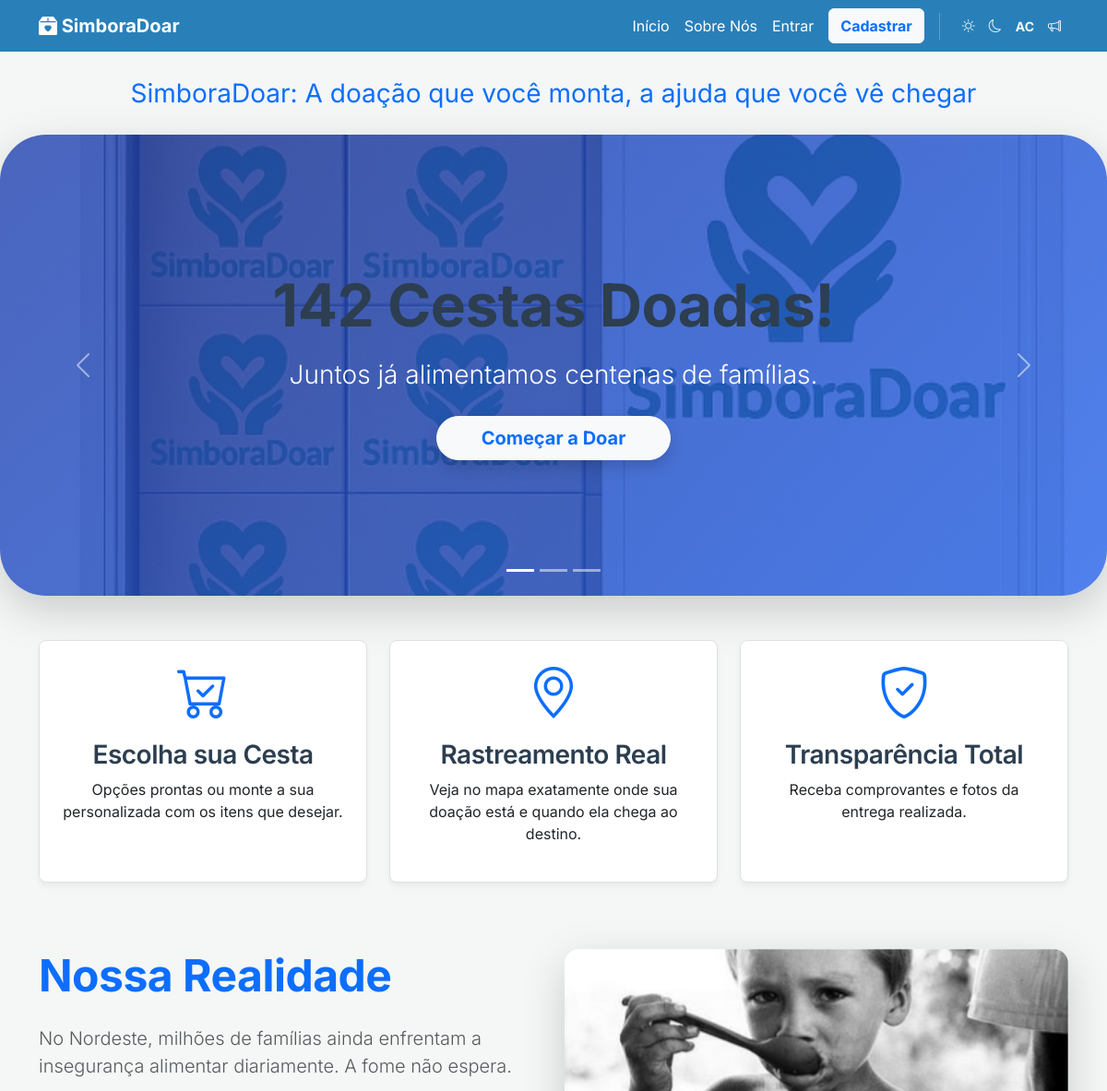
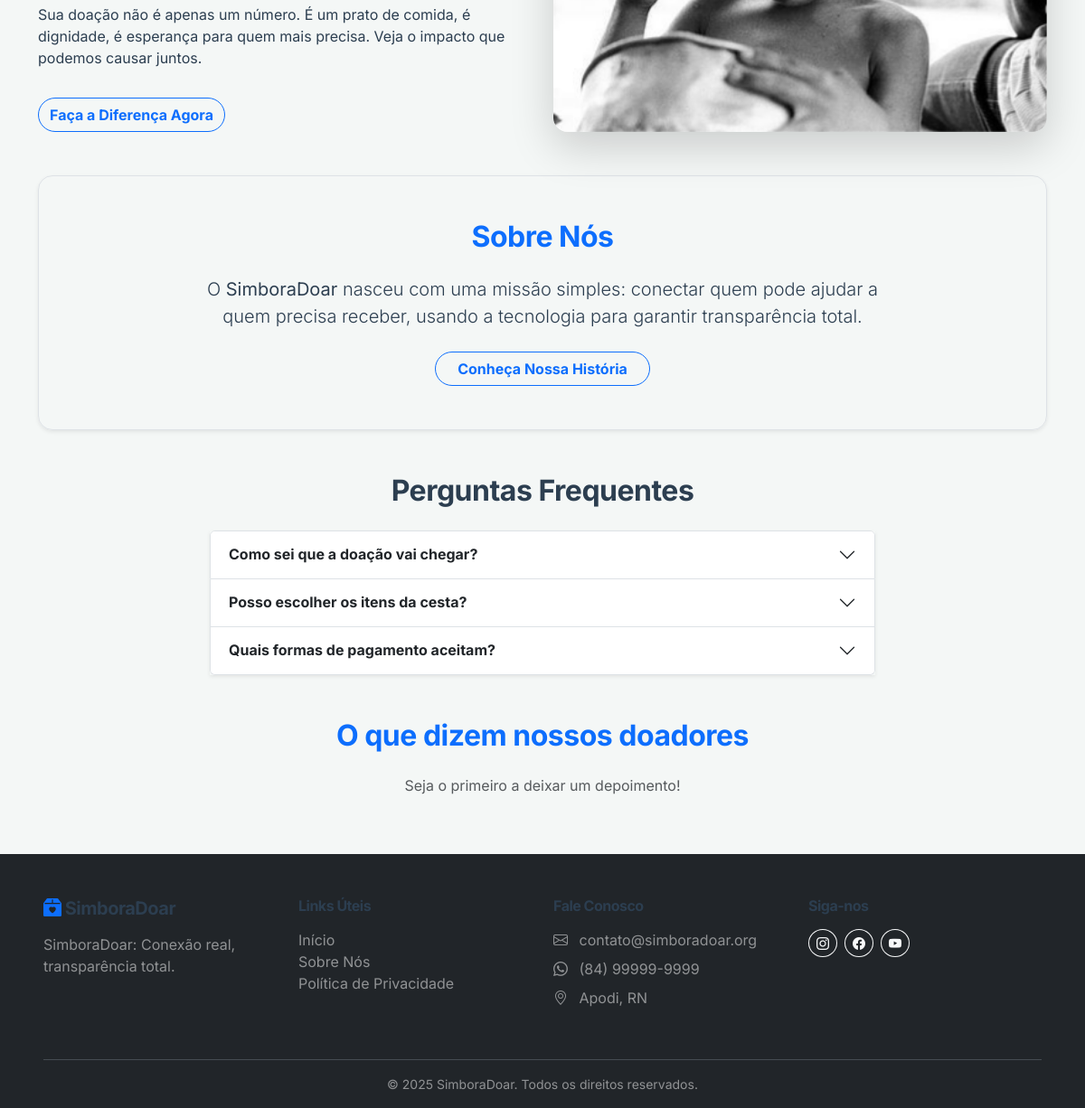
/, run on an earlier commit of the app's database (2 pictures, top to bottom).
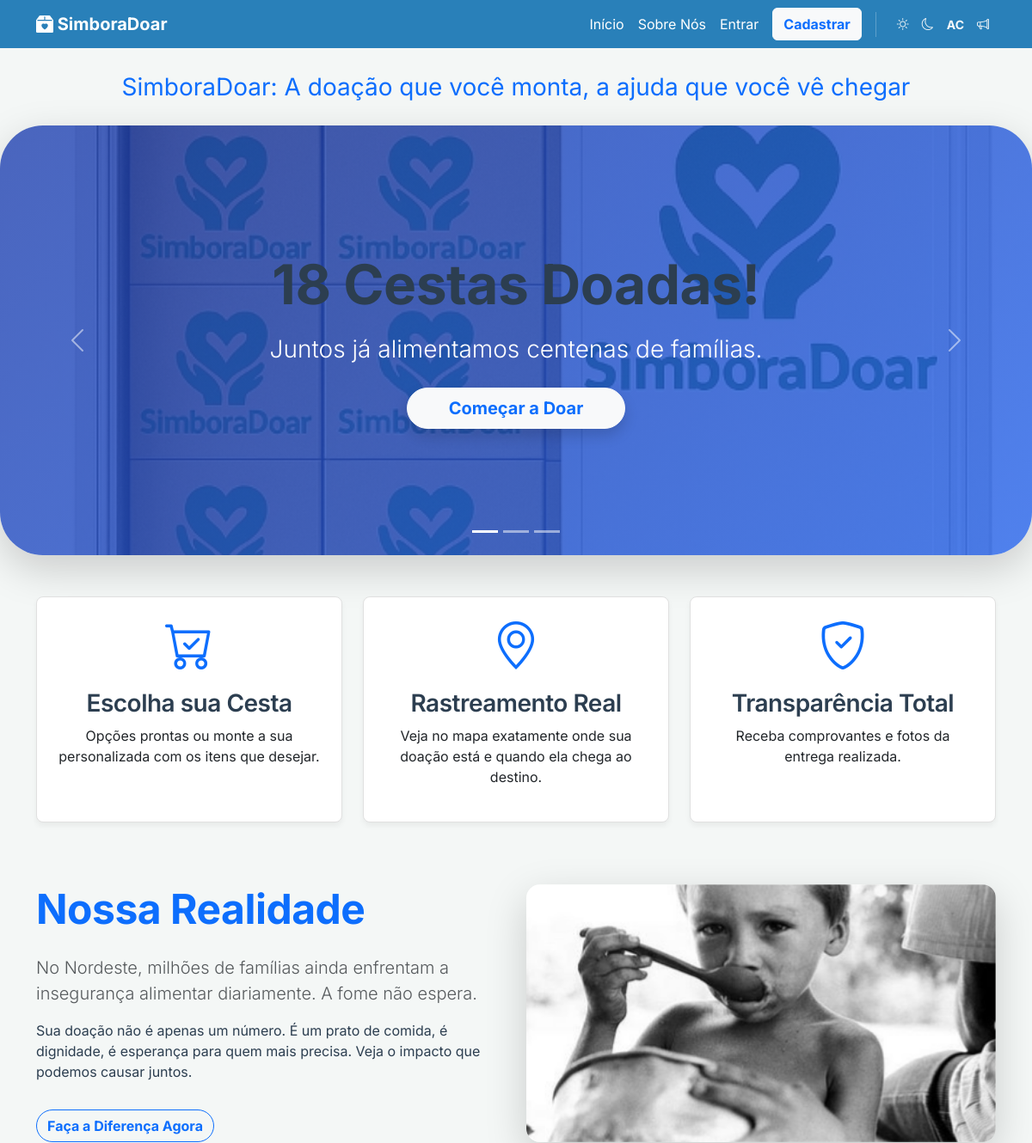
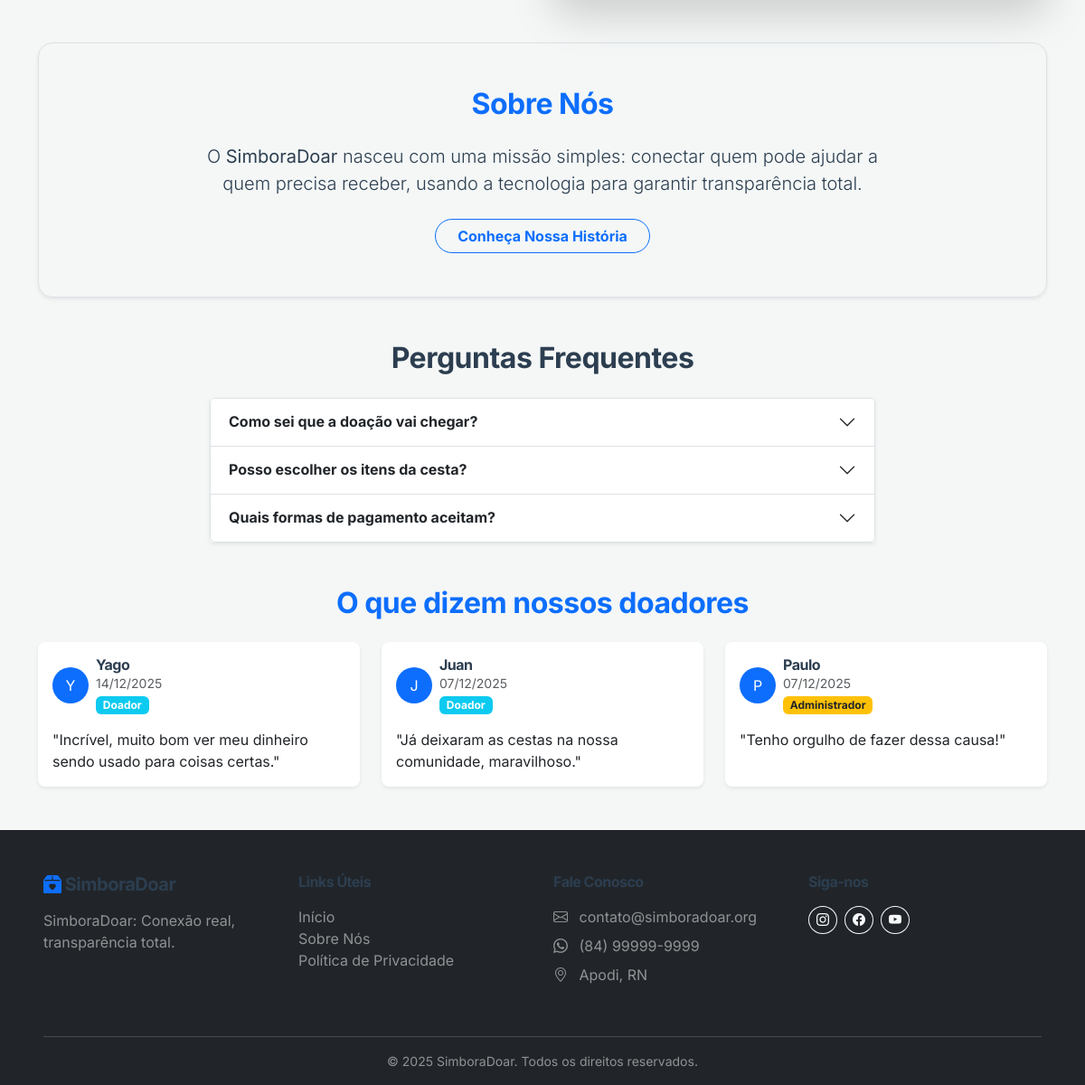
And on a later commit of the database (2 pictures, top to bottom).
### core/models.py (models this page shows, shortened)
class Feedback(models.Model):
    user = models.ForeignKey(User, on_delete=models.CASCADE)
    message = models.TextField(verbose_name="Depoimento")
    created_at = models.DateTimeField(auto_now_add=True)
    class Meta:
        verbose_name = "Depoimento"
        verbose_name_plural = "Depoimentos"
        ordering = ['-created_at']

class User(AbstractUser):
    cpf = models.CharField(max_length=14, unique=True, verbose_name="CPF")
    phone = models.CharField(max_length=15, verbose_name="Telefone")
    REQUIRED_FIELDS = ['email', 'cpf', 'phone']

### core/views.py (the view)
# urls.py: path('', views.index, name='index'),
def index(request):
    if request.method == 'POST' and 'feedback_submit' in request.POST:
        if request.user.is_authenticated:
            feedback_form = FeedbackForm(request.POST)
            if feedback_form.is_valid():
                feedback = feedback_form.save(commit=False)
                feedback.user = request.user
                feedback.save()
                return redirect('index') # Prevent resubmission
        else:
            return redirect('login')
    else:
        feedback_form = FeedbackForm()
    total_donations = Donation.objects.filter(status__in=['PAID', 'DELIVERED']).count()
    display_count = total_donations if total_donations > 0 else 142
    feedbacks = Feedback.objects.all()[:6] # Show 6 latest
    context = {
        'total_donations': display_count,
        'feedbacks': feedbacks,
        'feedback_form': feedback_form
    }
    return render(request, 'core/index.html', context)

### templates/core/index.html (shortened to what this page needs)
{% extends 'base.html' %}
{% load static %}
{% block content %}
<div class="container text-center mt-4">
    <p class="lead mb-4 fs-3 text-primary"><strong>SimboraDoar: A doação que você monta, a ajuda que você vê
            chegar</strong></p>
</div>
<div id="heroCarousel" class="carousel slide mb-5 shadow-lg" data-bs-ride="carousel"
    style="border-radius: 50px; overflow: hidden;">
    <div class="carousel-indicators">
        <button type="button" data-bs-target="#heroCarousel" data-bs-slide-to="0" class="active"></button>
        <button type="button" data-bs-target="#heroCarousel" data-bs-slide-to="1"></button>
        <button type="button" data-bs-target="#heroCarousel" data-bs-slide-to="2"></button>
    </div>
    <div class="carousel-inner">
        <div class="carousel-item active">
            <div class="position-relative d-flex align-items-center justify-content-center text-center overflow-hidden"
                style="height: 500px;">
                <div class="position-absolute w-100 h-100" style="background-image: url(&quot;{% static 'img/impact_background.jpg' %}&quot;);
                            background-size: cover;
                            background-position: center;
                            transform: scale(1.1);
                            z-index: 0;">
                </div>
                <div class="position-absolute w-100 h-100"
                    style="background: linear-gradient(135deg, rgba(30, 64, 175, 0.8) 0%, rgba(37, 99, 235, 0.8) 100%); z-index: 1;">
                </div>
                <div class="container text-white position-relative" style="z-index: 2;">
                    <h1 class="display-3 fw-bold mb-3">{{ total_donations }} Cestas Doadas!</h1>
                    <p class="lead mb-4 fs-3">Juntos já alimentamos centenas de famílias.</p>
                    {% if not user.is_authenticated %}
                    <a href="{% url 'register' %}"
                        class="btn btn-light btn-lg fw-bold text-primary shadow px-5 rounded-pill">Começar
                        a Doar</a>
                    {% else %}
                    <a href="{% url 'donate_options' %}"
                        class="btn btn-light btn-lg fw-bold text-primary shadow px-5 rounded-pill">Nova
                        Doação</a>
                    {% endif %}
                </div>
            </div>
        </div>
    </div>
    <button class="carousel-control-prev" type="button" data-bs-target="#heroCarousel" data-bs-slide="prev"
        style="z-index: 10;">
        <span class="carousel-control-prev-icon" aria-hidden="true"></span>
    </button>
    <button class="carousel-control-next" type="button" data-bs-target="#heroCarousel" data-bs-slide="next"
        style="z-index: 10;">
        <span class="carousel-control-next-icon" aria-hidden="true"></span>
    </button>
</div>
<div class="container">
    <div class="row text-center">
        <div class="col-md-4 mb-4">
            <div class="card h-100 p-4 text-center">
                <div class="display-4 text-primary mb-3"><i class="bi bi-cart-check"></i></div>
                <h3>Escolha sua Cesta</h3>
                <p>Opções prontas ou monte a sua personalizada com os itens que desejar.</p>
            </div>
        </div>
        <div class="col-md-4 mb-4">
            <div class="card h-100 p-4 text-center">
                <div class="display-4 text-primary mb-3"><i class="bi bi-geo-alt"></i></div>
                <h3>Rastreamento Real</h3>
                <p>Veja no mapa exatamente onde sua doação está e quando ela chega ao destino.</p>
            </div>
        </div>
        <div class="col-md-4 mb-4">
            <div class="card h-100 p-4 text-center">
                <div class="display-4 text-primary mb-3"><i class="bi bi-shield-check"></i></div>
                <h3>Transparência Total</h3>
                <p>Receba comprovantes e fotos da entrega realizada.</p>
            </div>
        </div>
    </div>
</div>
<div class="container mb-5">
    <div class="row mt-5 mb-5 align-items-center">
        <div class="col-lg-6">
            <h2 class="display-5 fw-bold text-primary mb-4">Nossa Realidade</h2>
            <p class="lead text-muted">No Nordeste, milhões de famílias ainda enfrentam a insegurança
                alimentar diariamente.
                A fome não espera.</p>
            <p>Sua doação não é apenas um número. É um prato de comida, é dignidade, é esperança para
                quem
                mais precisa.
                Veja o impacto que podemos causar juntos.</p>
            {% if user.is_authenticated %}
            <a href="{% url 'donate_options' %}" class="btn btn-outline-primary rounded-pill fw-bold mt-3">Faça a
                Diferença
                Agora</a>
            {% else %}
            <a href="{% url 'register' %}" class="btn btn-outline-primary rounded-pill fw-bold mt-3">Faça a
                Diferença Agora</a>
            {% endif %}
        </div>
        <div class="col-lg-6">
            <div id="realityCarousel" class="carousel slide shadow-lg rounded-4 overflow-hidden"
                data-bs-ride="carousel">
                <div class="carousel-inner">
                    <div class="carousel-item active">
                        <img src="{% static 'img/reality_1.png' %}" class="d-block w-100" alt="Realidade 1"
                            style="height: 300px; object-fit: cover;">
                    </div>
                </div>
            </div>
        </div>
    </div>
    <div class="p-5 mb-5 rounded-4 shadow-sm text-center border">
        <h2 class="fw-bold mb-4 text-primary">Sobre Nós</h2>
        <p class="lead mx-auto mb-4" style="max-width: 800px;">
            O <strong>SimboraDoar</strong> nasceu com uma missão simples: conectar quem pode ajudar a quem precisa
            receber, usando a tecnologia para garantir transparência total.
        </p>
        <a href="{% url 'about' %}" class="btn btn-outline-primary rounded-pill px-4 fw-bold">Conheça Nossa História</a>
    </div>
    <div class="row justify-content-center mb-5">
        <div class="col-lg-8">
            <h2 class="text-center fw-bold mb-4">Perguntas Frequentes</h2>
            <div class="accordion shadow-sm" id="faqAccordion">
                <div class="accordion-item">
                    <h2 class="accordion-header" id="headingOne">
                        <button class="accordion-button collapsed fw-bold" type="button" data-bs-toggle="collapse"
                            data-bs-target="#collapseOne">
                            Como sei que a doação vai chegar?
                        </button>
                    </h2>
                </div>
                <div class="accordion-item">
                    <h2 class="accordion-header" id="headingTwo">
                        <button class="accordion-button collapsed fw-bold" type="button" data-bs-toggle="collapse"
                            data-bs-target="#collapseTwo">
                            Posso escolher os itens da cesta?
                        </button>
                    </h2>
                </div>
                <div class="accordion-item">
                    <h2 class="accordion-header" id="headingThree">
                        <button class="accordion-button collapsed fw-bold" type="button" data-bs-toggle="collapse"
                            data-bs-target="#collapseThree">
                            Quais formas de pagamento aceitam?
                        </button>
                    </h2>
                </div>
            </div>
        </div>
    </div>
    <div class="mb-5">
        <h2 class="text-center fw-bold mb-4 text-primary">O que dizem nossos doadores</h2>
        <div class="row g-4">
            {% for feedback in feedbacks %}
            <div class="col-md-4">
                <div class="card h-100 border-0 shadow-sm">
                    <div class="card-body">
                        <div class="d-flex align-items-center mb-3">
                            <div class="bg-primary text-white rounded-circle d-flex align-items-center justify-content-center me-2"
                                style="width: 40px; height: 40px;">
                                {{ feedback.user.username|slice:":1"|upper }}
                            </div>
                            <div>
                                <h6 class="mb-0 fw-bold">{{ feedback.user.first_name|default:feedback.user.username }}
                                </h6>
                                <small class="text-muted d-block">{{ feedback.created_at|date:"d/m/Y" }}</small>
                                <span
                                    class="badge {% if feedback.user.is_superuser %}bg-warning text-dark{% else %}bg-info text-white{% endif %}">
                                    {% if feedback.user.is_superuser %}Administrador{% else %}Doador{% endif %}
                                </span>
                            </div>
                        </div>
                        <p class="card-text">"{{ feedback.message }}"</p>
                    </div>
                </div>
            </div>
            {% empty %}
            <div class="col-12 text-center text-muted">
                <p>Seja o primeiro a deixar um depoimento!</p>
            </div>
            {% endfor %}
        </div>
    </div>
</div>
{% endblock %}

What changed in the data, as far as the page shows it:
added Feedback: user.username "Y", user.first_name "Yago", created_at "14/12/2025", shows "Doador", message "Incrível, muito bom ver meu dinheiro sendo usado para coisas certas."
added Feedback: user.username "J", user.first_name "Juan", created_at "07/12/2025", shows "Doador", message "Já deixaram as cestas na nossa comunidade, maravilhoso."
added Feedback: user.username "P", user.first_name "Paulo", created_at "07/12/2025", shows "Administrador", message "Tenho orgulho de fazer dessa causa!"
Also different on the page:
{{ total_donations }}: "142" → "18"
text no longer shown: "Seja o primeiro a deixar um depoimento!"
